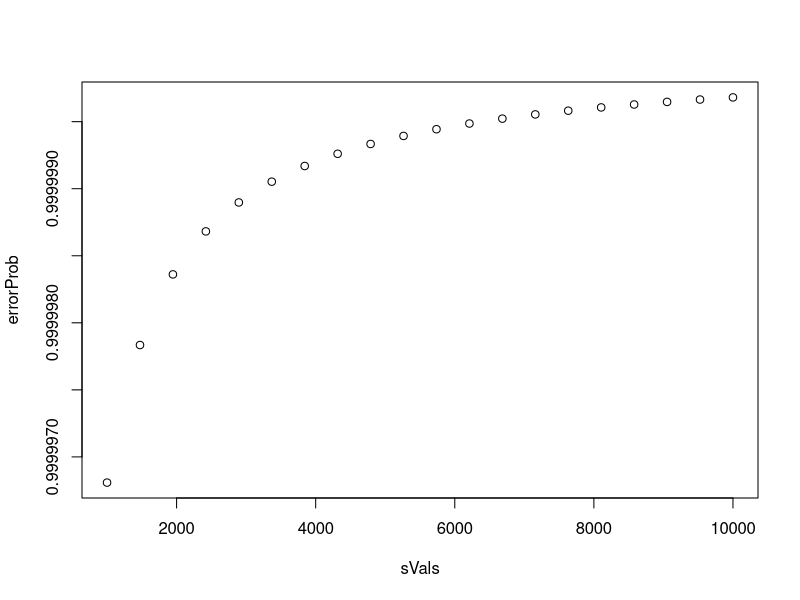

This chart was generated by the following R code:
#Goal: Answer the following questions:

#Given: 
# A manufacturer is producing a 3/4 -inch threaded rod. It is determined that the 
# diameter of the rod follows a N(0.75,0.001) distribution.

mu    = 0.499;
sigma = 0.002;

##########
# Part A #
##########

# If the manufacture must throw out any rod that is not within 0.0014” of  0.75”, 
# determine the percentage of the rods that will be discarded.

tolerance = 0.004;

#Integrate the PDF for x > (mu + tolerance) (Upper Tail)
upperTail = pnorm(mu + tolerance, mean=mu, sd=sigma, lower.tail=FALSE);
cat("P(X > mu + tolerance) ", " = ",upperTail,"\n")

#Integrate the PDF for x < (mu - tolerance) (Lower Tail)
lowerTail = pnorm(mu - tolerance, mean=mu, sd=sigma, lower.tail=TRUE);
cat("P(X < mu - tolerance) ", " = ",lowerTail,"\n")

#Sum together for the total probability
totalFailureProb = upperTail + lowerTail;
cat("P(|X - mu| < tolerance) ", " = ",totalFailureProb,"\n")

##########
# Part B #
##########

# Management wants to bring waste under 5%. 
# What standard deviation must be attained to make this happen?

maxError = 0.5;

# Soln: Let's make the standard deviation a variable 
#       and plot our error as a function of it.

numSamples  = 20;
sVals       = seq(1000, 10000, length.out = numSamples)
errorProb   = 0*c(1:numSamples)

for (j in seq(from=1,to=numSamples,by=1))
{
  sigma = sVals[j];
  upperTail = pnorm(mu + tolerance, mean=mu, sd=sigma, lower.tail=FALSE);
  lowerTail = pnorm(mu - tolerance, mean=mu, sd=sigma, lower.tail=TRUE);
  errorProb[j] = upperTail + lowerTail;
}

plot(sVals,errorProb)
lines(c(sVals[1],sVals[numSamples]),c(maxError,maxError),col='red')
